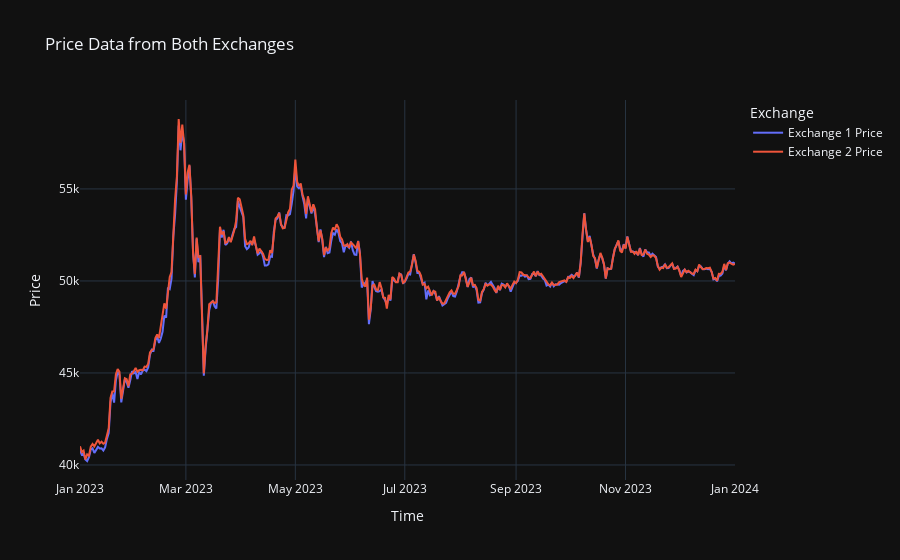
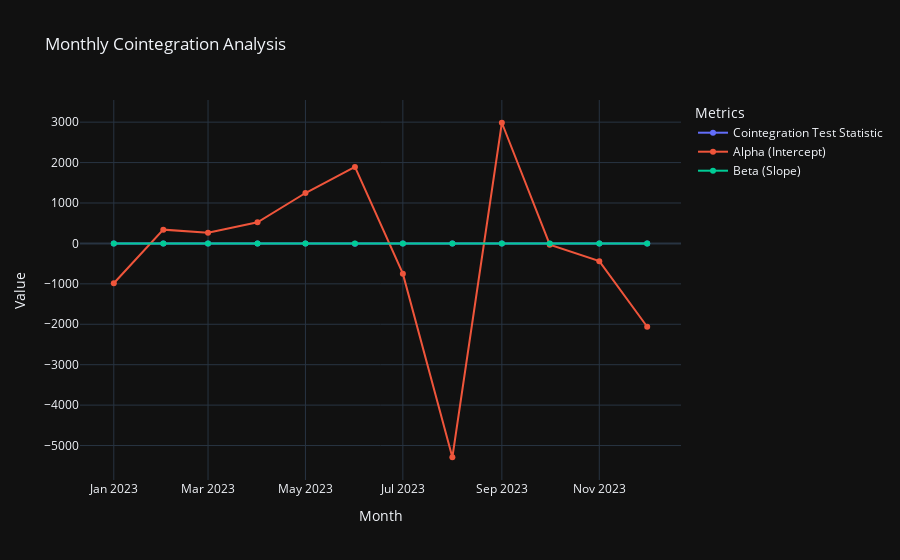
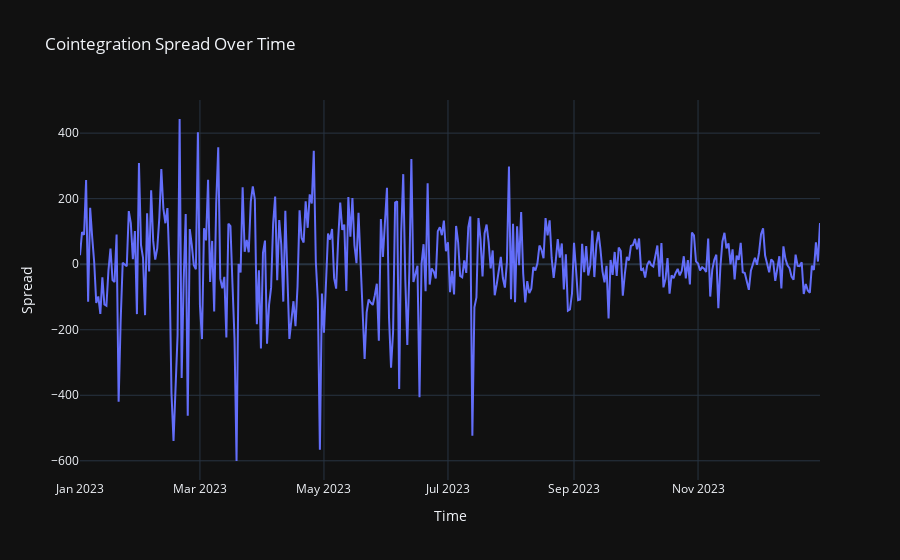

The notebook cell saved with these charts, in order:
### Code cell
cointegration_test(RESAMPLED_1D_DATA_DIR + 'Last-Nobitex-USDTTMN.csv', RESAMPLED_1D_DATA_DIR + 'Last-Tabdeal-USDTTMN.csv')

### Figure 1 — Plotly figure (JSON) as saved in the notebook; plotly's stock layout.template omitted (floating-point values rounded to 4 significant figures; data arrays with more than 128 entries replaced by an {"elided": "..."} marker saying what was removed)
{"data": [{"mode": "lines", "name": "Exchange 1 Price", "type": "scatter", "x": {"elided": "366 str values"}, "y": {"elided": "366 int values"}}, {"mode": "lines", "name": "Exchange 2 Price", "type": "scatter", "x": {"elided": "366 str values"}, "y": {"elided": "366 float values"}}], "layout": {"legend": {"title": {"text": "Exchange"}}, "title": {"text": "Price Data from Both Exchanges"}, "xaxis": {"title": {"text": "Time"}}, "yaxis": {"title": {"text": "Price"}}}}

### Figure 2 — Plotly figure (JSON) as saved in the notebook; plotly's stock layout.template omitted (floating-point values rounded to 4 significant figures)
{"data": [{"mode": "lines+markers", "name": "Cointegration Test Statistic", "type": "scatter", "x": ["2023-01", "2023-02", "2023-03", "2023-04", "2023-05", "2023-06", "2023-07", "2023-08", "2023-09", "2023-10", "2023-11", "2023-12"], "y": [-4.853, -4.047, -3.508, -4.615, -2.393, -5.602, -4.665, -4.716, -1.822, -5.105, -2.518, -2.608]}, {"mode": "lines+markers", "name": "Alpha (Intercept)", "type": "scatter", "x": ["2023-01", "2023-02", "2023-03", "2023-04", "2023-05", "2023-06", "2023-07", "2023-08", "2023-09", "2023-10", "2023-11", "2023-12"], "y": [-984.6, 341.0, 262.2, 521.6, 1247.0, 1892.0, -747.9, -5290.0, 2985.0, -32.5, -438.8, -2062.0]}, {"mode": "lines+markers", "name": "Beta (Slope)", "type": "scatter", "x": ["2023-01", "2023-02", "2023-03", "2023-04", "2023-05", "2023-06", "2023-07", "2023-08", "2023-09", "2023-10", "2023-11", "2023-12"], "y": [1.018, 0.9872, 0.9923, 0.9872, 0.9735, 0.9604, 1.014, 1.106, 0.9394, 1.001, 1.009, 1.04]}], "layout": {"legend": {"title": {"text": "Metrics"}}, "title": {"text": "Monthly Cointegration Analysis"}, "xaxis": {"title": {"text": "Month"}}, "yaxis": {"title": {"text": "Value"}}}}

### Figure 3 — Plotly figure (JSON) as saved in the notebook; plotly's stock layout.template omitted (floating-point values rounded to 4 significant figures; data arrays with more than 128 entries replaced by an {"elided": "..."} marker saying what was removed)
{"data": [{"mode": "lines", "name": "Cointegration Spread", "type": "scatter", "x": {"elided": "365 str values"}, "y": {"elided": "365 float values"}}], "layout": {"title": {"text": "Cointegration Spread Over Time"}, "xaxis": {"title": {"text": "Time"}}, "yaxis": {"title": {"text": "Spread"}}}}
